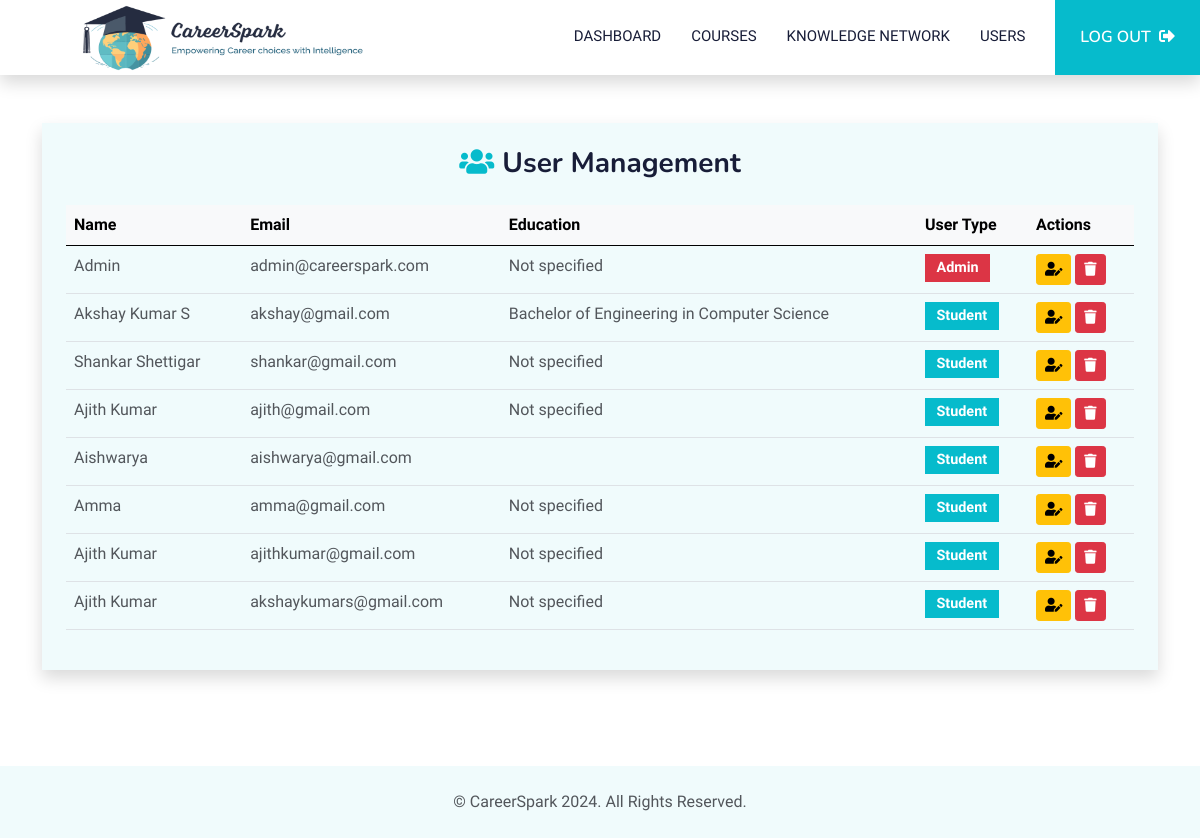
The page /frontend/manage_users.php (signed in) on the database as committed earlier.
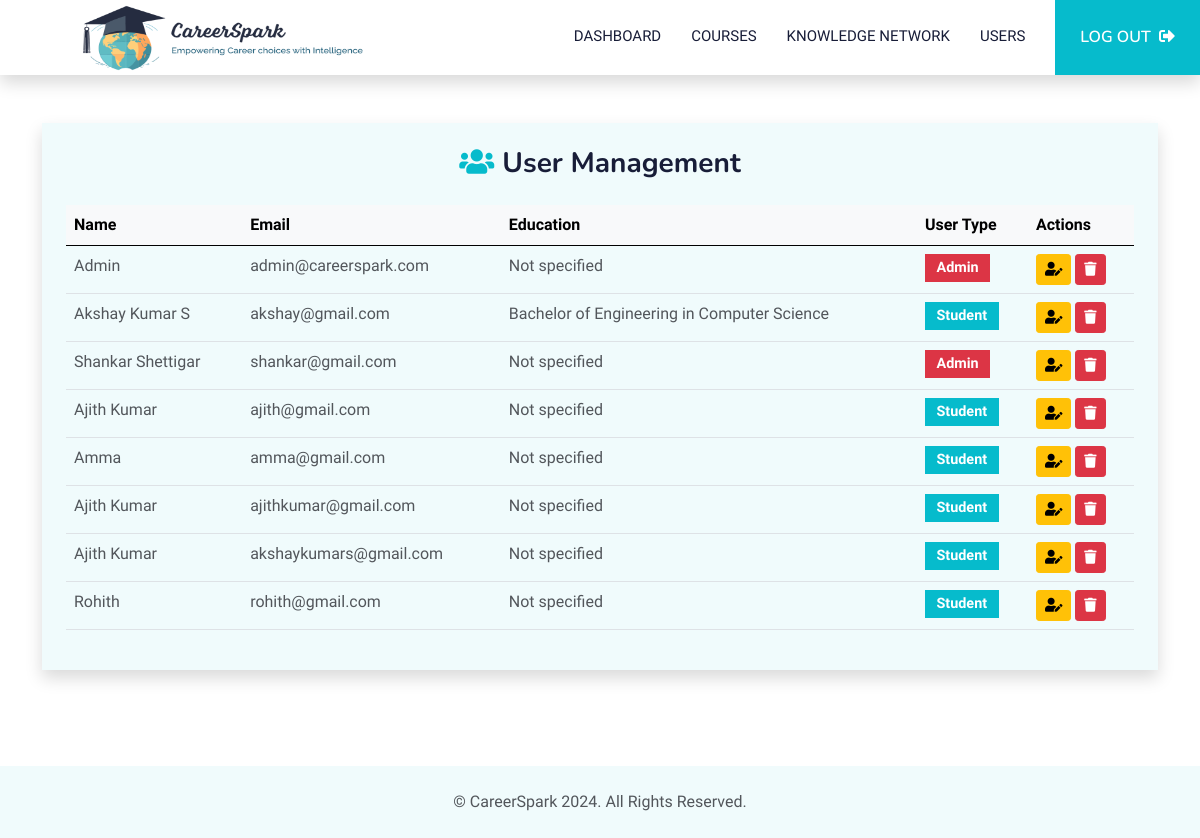
The same page on the database as committed later.
### tables this page shows
CREATE TABLE `users` (
  `id` int(11) NOT NULL,
  `name` varchar(100) NOT NULL,
  `email` varchar(150) NOT NULL,
  `password` varchar(255) NOT NULL,
  `created_at` timestamp NOT NULL DEFAULT current_timestamp(),
  `user_type` enum('admin','student') DEFAULT 'student'
);

CREATE TABLE `student_profiles` (
  `profile_id` int(11) NOT NULL,
  `user_id` int(11) NOT NULL,
  `bio` text DEFAULT NULL,
  `profile_picture` varchar(255) DEFAULT NULL,
  `address` varchar(255) DEFAULT NULL,
  `college` varchar(255) DEFAULT NULL,
  `highest_qualification` varchar(100) DEFAULT NULL,
  `github_profile` varchar(255) DEFAULT NULL,
  `linkedin_profile` varchar(255) DEFAULT NULL,
  `technical_skills` text DEFAULT NULL,
  `hobbies` text DEFAULT NULL,
  `updated_at` timestamp NOT NULL DEFAULT current_timestamp() ON UPDATE current_timestamp()
);

### frontend/manage_users.php (the view, shortened to what this page needs)
<?php
include '../backend/config.php';
$sql = "SELECT u.id, u.name, u.email, u.user_type, sp.highest_qualification
        FROM users u
        LEFT JOIN student_profiles sp ON u.id = sp.user_id";
$result = $conn->query($sql);
?>
<?php include 'includes/admin_navbar.php'; ?>
<div class="container py-5">
    <div class="bg-light p-4 rounded shadow mb-5">
        <div class="text-center mb-4">
            <h4 class="h3 mb-3 font-weight-normal">
                <i class="fas fa-users me-2 text-primary"></i>User Management
            </h4>
        </div>
        <div class="table-responsive">
            <table class="table table-hover" id="usersTable">
                <thead class="table-light">
                    <tr>
                        <th>Name</th>
                        <th>Email</th>
                        <th>Education</th>
                        <th>User Type</th>
                        <th>Actions</th>
                    </tr>
                </thead>
                <tbody>
                    <?php while ($user = $result->fetch_assoc()): ?>
                        <tr>
                            <td><?php echo htmlspecialchars($user['name']); ?></td>
                            <td><?php echo htmlspecialchars($user['email']); ?></td>
                            <td><?php echo htmlspecialchars($user['highest_qualification'] ?? 'Not specified'); ?></td>
                            <td>
                                <span class="badge bg-<?php echo $user['user_type'] === 'admin' ? 'danger' : 'primary'; ?>">
                                    <?php echo ucfirst($user['user_type']); ?>
                                </span>
                            </td>
                            <td>
                                <button class="btn btn-sm btn-warning" data-bs-toggle="modal"
                                    data-bs-target="#editTypeModal<?php echo $user['id']; ?>">
                                    <i class="fas fa-user-edit"></i>
                                </button>
                                <form action="manage_users.php" method="POST" class="d-inline"
                                    onsubmit="return confirmDelete('<?php echo htmlspecialchars($user['name']); ?>')">
                                    <button type="submit" name="delete_user" class="btn btn-sm btn-danger">
                                        <i class="fas fa-trash"></i>
                                    </button>
                                </form>
                            </td>
                        </tr>
                    <?php endwhile; ?>
                </tbody>
            </table>
        </div>
    </div>
</div>
<link rel="stylesheet" href="https://cdnjs.cloudflare.com/ajax/libs/font-awesome/5.15.3/css/all.min.css">
<footer class="bg-light text-center py-4">
    <p class="m-0">&copy; CareerSpark 2024. All Rights Reserved.</p>
</footer>

### frontend/includes/admin_navbar.php (shortened to what this page needs)
<!DOCTYPE html>
<html lang="en">
<head>
    <link href="https://cdnjs.cloudflare.com/ajax/libs/font-awesome/5.10.0/css/all.min.css" rel="stylesheet">
    <link href="https://cdn.jsdelivr.net/npm/bootstrap-icons@1.4.1/font/bootstrap-icons.css" rel="stylesheet">
    <link href="lib/animate/animate.min.css" rel="stylesheet">
    <link href="lib/owlcarousel/assets/owl.carousel.min.css" rel="stylesheet">
    <link href="css/bootstrap.min.css" rel="stylesheet">
    <link href="css/style.css" rel="stylesheet">
</head>
<body>
    <nav class="navbar navbar-expand-lg bg-white navbar-light shadow sticky-top p-0">
        <a href="admin_dashboard.php" class="navbar-brand d-flex align-items-center px-4 px-lg-5">
            <img src="./img/careerSparkLogo.png" alt="CareerSpark Logo"
                style="height: 310px; width: 350px; margin-right: 10px;">
        </a>
        <div class="collapse navbar-collapse" id="navbarCollapse">
            <div class="navbar-nav ms-auto p-4 p-lg-0">
                <a href="admin_dashboard.php" class="nav-item nav-link">Dashboard</a>
                <a href="manage_courses.php" class="nav-item nav-link">Courses</a>
                <a href="manage_knowledgeNetwork.php" class="nav-item nav-link">Knowledge Network</a>
                <a href="manage_users.php" class="nav-item nav-link">Users</a>
                <a href="../backend/logout.php"
                    class="btn btn-primary py-4 px-lg-4 d-none d-lg-block text-uppercase">Log out
                    <i class="fa fa-sign-out-alt ms-1"></i></a>
            </div>
        </div>
    </nav>

### frontend/css/style.css (style rules this page uses)
:root { --primary: #06bbcc; --light: #f0fbfc; --dark: #181d38; }
.btn { font-family: "Nunito", sans-serif; font-weight: 600; transition: 0.5s; }
.btn.btn-primary, .btn.btn-secondary { color: #ffffff; }
.navbar-light .navbar-nav .nav-link { margin-right: 30px; padding: 25px 0; color: #ffffff; font-size: 15px; text-transform: uppercase; outline: none; }
.navbar-light .navbar-brand, .navbar-light a.btn { height: 75px; }
.navbar-light .navbar-nav .nav-link { color: var(--dark); font-weight: 500; }
.navbar-light.sticky-top { top: -100px; transition: 0.5s; }

### frontend/manage_users.php (style rules this page uses)
.table th { background-color: #f8f9fa; }
.badge { font-size: 0.9em; padding: 0.5em 0.8em; }

Rows that differ between the two databases and show on the page:
removed student_profiles: user.name "Aishwarya", user.email "aishwarya@gmail.com", user.user_type "Student"
changed users "Shankar Shettigar": user_type "Student" → "Admin"
added users: name "Rohith", email "rohith@gmail.com", highest_qualification "Not specified", user_type "Student"
